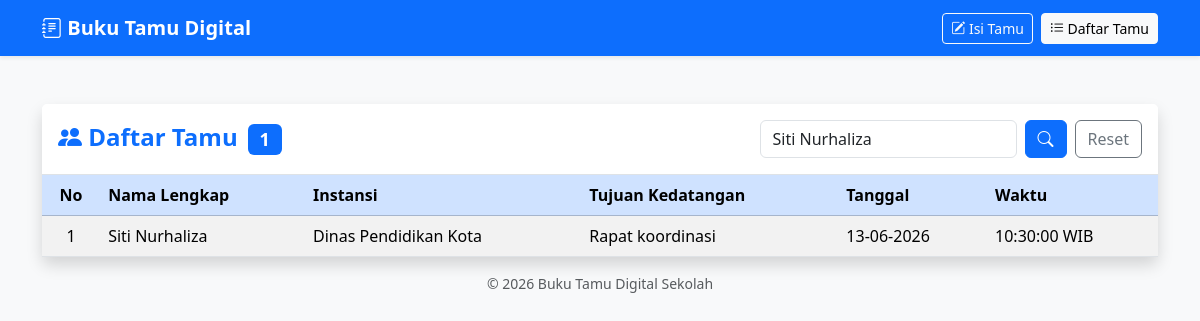
Screenshot of /daftar.php?cari=Siti Nurhaliza with the database file from the repository.
### tables this page shows
CREATE TABLE IF NOT EXISTS buku_tamu (
    id       INT(11)      NOT NULL AUTO_INCREMENT,
    nama     VARCHAR(100) NOT NULL,
    instansi VARCHAR(100) NOT NULL,
    tujuan   TEXT         NOT NULL,
    tanggal  DATE         NOT NULL,
    waktu    TIME         NOT NULL,
    PRIMARY KEY (id)
);

### daftar.php (the view, shortened to what this page needs)
<?php
require_once "koneksi.php";
$cari = isset($_GET['cari']) ? trim($_GET['cari']) : "";
if ($cari !== "") {
    $query = "SELECT * FROM buku_tamu
              WHERE nama LIKE ? OR instansi LIKE ?
              ORDER BY id DESC";
    $stmt = mysqli_prepare($koneksi, $query);
    $key = "%" . $cari . "%";
    mysqli_stmt_bind_param($stmt, "ss", $key, $key);
    mysqli_stmt_execute($stmt);
    $result = mysqli_stmt_get_result($stmt);
} else {
    $result = mysqli_query($koneksi, "SELECT * FROM buku_tamu ORDER BY id DESC");
}
$jumlah = mysqli_num_rows($result);
?>
<!DOCTYPE html>
<html lang="id">
<head>
    <link href="https://cdn.jsdelivr.net/npm/bootstrap@5.3.3/dist/css/bootstrap.min.css" rel="stylesheet">
    <link href="https://cdn.jsdelivr.net/npm/bootstrap-icons@1.11.3/font/bootstrap-icons.css" rel="stylesheet">
</head>
<body class="bg-light">
    <nav class="navbar navbar-expand-lg navbar-dark bg-primary shadow-sm">
        <div class="container">
            <a class="navbar-brand fw-bold" href="index.php">
                <i class="bi bi-journal-text"></i> Buku Tamu Digital
            </a>
            <div class="d-flex gap-2">
                <a href="index.php" class="btn btn-outline-light btn-sm">
                    <i class="bi bi-pencil-square"></i> Isi Tamu
                </a>
                <a href="daftar.php" class="btn btn-light btn-sm">
                    <i class="bi bi-list-ul"></i> Daftar Tamu
                </a>
            </div>
        </div>
    </nav>
    <div class="container py-5">
        <div class="card shadow border-0">
            <div class="card-header bg-white border-bottom py-3 d-flex flex-wrap justify-content-between align-items-center gap-2">
                <h4 class="mb-0 text-primary fw-bold">
                    <i class="bi bi-people-fill"></i> Daftar Tamu
                    <span class="badge bg-primary ms-1"><?= $jumlah ?></span>
                </h4>
                <form class="d-flex" method="GET" action="daftar.php">
                    <input class="form-control me-2" type="search" name="cari"
                           placeholder="Cari nama / instansi..."
                           value="<?= htmlspecialchars($cari) ?>">
                    <button class="btn btn-primary" type="submit">
                        <i class="bi bi-search"></i>
                    </button>
                    <?php if ($cari !== "") : ?>
                        <a href="daftar.php" class="btn btn-outline-secondary ms-2">Reset</a>
                    <?php endif; ?>
                </form>
            </div>
            <div class="card-body p-0">
                <div class="table-responsive">
                    <table class="table table-striped table-hover align-middle mb-0">
                        <thead class="table-primary">
                            <tr>
                                <th class="text-center">No</th>
                                <th>Nama Lengkap</th>
                                <th>Instansi</th>
                                <th>Tujuan Kedatangan</th>
                                <th>Tanggal</th>
                                <th>Waktu</th>
                            </tr>
                        </thead>
                        <tbody>
                            <?php if ($jumlah > 0) : ?>
                                <?php $no = 1; ?>
                                <?php while ($row = mysqli_fetch_assoc($result)) : ?>
                                    <tr>
                                        <td class="text-center"><?= $no++ ?></td>
                                        <td><?= htmlspecialchars($row['nama']) ?></td>
                                        <td><?= htmlspecialchars($row['instansi']) ?></td>
                                        <td><?= htmlspecialchars($row['tujuan']) ?></td>
                                        <td><?= date('d-m-Y', strtotime($row['tanggal'])) ?></td>
                                        <td><?= htmlspecialchars($row['waktu']) ?> WIB</td>
                                    </tr>
                                <?php endwhile; ?>
                            <?php endif; ?>
                        </tbody>
                    </table>
                </div>
            </div>
        </div>
        <p class="text-center text-muted mt-3 small">
            &copy; <?= date('Y') ?> Buku Tamu Digital Sekolah
        </p>
    </div>
</body>
</html>

### rows the page displays
buku_tamu: nama "Siti Nurhaliza", instansi "Dinas Pendidikan Kota", tujuan "Rapat koordinasi", tanggal "13-06-2026", waktu "10:30:00"

### other values shown
$jumlah "1"
